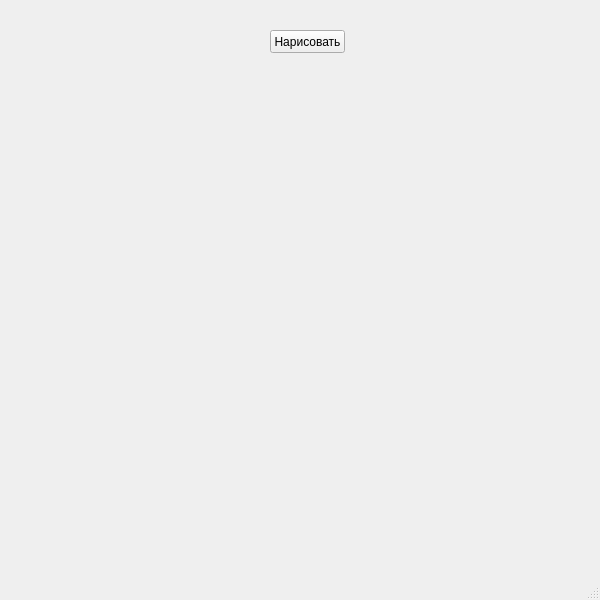
<?xml version="1.0" encoding="UTF-8"?>
<ui version="4.0">
 <class>MainWindow</class>
 <widget class="QMainWindow" name="MainWindow">
  <property name="geometry">
   <rect>
    <x>0</x>
    <y>0</y>
    <width>600</width>
    <height>600</height>
   </rect>
  </property>
  <property name="windowTitle">
   <string>MainWindow</string>
  </property>
  <widget class="QWidget" name="centralwidget">
   <widget class="QPushButton" name="button">
    <property name="geometry">
     <rect>
      <x>270</x>
      <y>30</y>
      <width>75</width>
      <height>23</height>
     </rect>
    </property>
    <property name="text">
     <string>Нарисовать</string>
    </property>
   </widget>
  </widget>
  <widget class="QMenuBar" name="menubar">
   <property name="geometry">
    <rect>
     <x>0</x>
     <y>0</y>
     <width>600</width>
     <height>21</height>
    </rect>
   </property>
  </widget>
  <widget class="QStatusBar" name="statusbar"/>
 </widget>
 <resources/>
 <connections/>
</ui>
